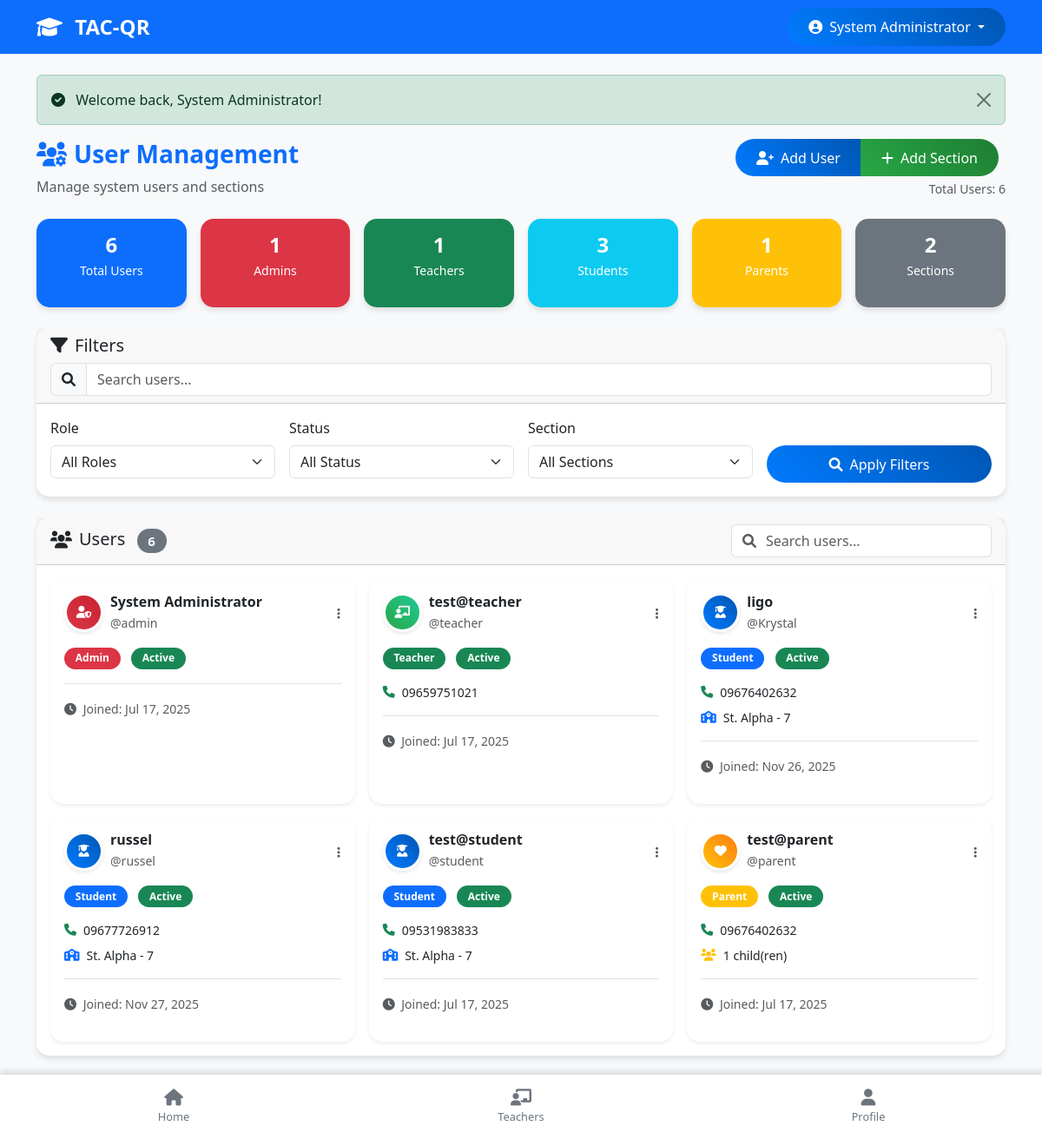
/users.php (signed in), run on the app's committed database.
### tables this page shows
CREATE TABLE `users` (
  `id` int(11) NOT NULL,
  `username` varchar(50) NOT NULL,
  `full_name` varchar(100) NOT NULL,
  `password` varchar(255) NOT NULL DEFAULT '',
  `phone` varchar(20) DEFAULT NULL,
  `role` enum('admin','teacher','student','parent') NOT NULL,
  `lrn` varchar(12) DEFAULT NULL COMMENT 'Learner Reference Number for students only',
  `section_id` int(11) DEFAULT NULL,
  `parent_id` int(11) DEFAULT NULL,
  `profile_image` varchar(255) DEFAULT NULL,
  `profile_image_path` varchar(255) DEFAULT NULL,
  `qr_code` text DEFAULT NULL,
  `status` enum('active','inactive') DEFAULT 'active',
  `created_at` timestamp NOT NULL DEFAULT current_timestamp(),
  `updated_at` timestamp NOT NULL DEFAULT current_timestamp() ON UPDATE current_timestamp()
);

CREATE TABLE `sections` (
  `id` int(11) NOT NULL,
  `section_name` varchar(50) NOT NULL,
  `grade_level` varchar(20) NOT NULL,
  `teacher_id` int(11) DEFAULT NULL,
  `description` text DEFAULT NULL,
  `status` enum('active','inactive') DEFAULT 'active',
  `created_at` timestamp NOT NULL DEFAULT current_timestamp()
);

### users.php (the view, shortened to what the rows shown need)
<?php
require_once 'config.php';
include 'header.php';
try {
    $where_conditions = ['1=1'];
    $query_params = [];
    $users_query = "
        SELECT u.*, s.section_name, s.grade_level,
               COUNT(sp.student_id) as children_count
        FROM users u
        LEFT JOIN sections s ON u.section_id = s.id
        LEFT JOIN student_parents sp ON u.id = sp.parent_id
        WHERE " . implode(' AND ', $where_conditions) . "
        GROUP BY u.id
        ORDER BY u.role, u.full_name
    ";
    $stmt = $pdo->prepare($users_query);
    $stmt->execute($query_params);
    $users = $stmt->fetchAll(PDO::FETCH_ASSOC);
} catch(PDOException $e) {
    $users = [];
    $sections = [];
    $teachers = [];
    $user_stats = ['total' => 0, 'admin' => 0, 'teacher' => 0, 'student' => 0, 'parent' => 0];
}
?>
<div class="row">
    <div class="col-12">
        <div class="d-flex justify-content-between align-items-center mb-4">
            <div>
                <h1 class="h3 fw-bold text-primary">
                    <i class="fas fa-users-cog me-2"></i>User Management
                </h1>
            </div>
        </div>
    </div>
</div>
<div class="card">
    <div class="card-body p-0 p-sm-3">
        <?php if (empty($users)): ?>
            <div class="text-center py-5">
                <i class="fas fa-users fa-3x text-muted mb-3"></i>
                <h5 class="text-muted mb-2">No Users Found</h5>
                <p class="text-muted mb-3">No users match your current filters.</p>
                <a href="users.php" class="btn btn-outline-primary btn-sm">
                    <i class="fas fa-refresh me-2"></i>Reset Filters
                </a>
            </div>
        <?php else: ?>
            <div class="row g-3">
                <?php foreach ($users as $user): ?>
                    <div class="col-12 col-sm-6 col-lg-4">
                        <div class="card border-0 shadow-sm h-100">
                            <div class="card-body p-3">
                                <div class="d-flex justify-content-between align-items-start mb-3">
                                    <div class="d-flex align-items-center w-100">
                                        <div class="profile-avatar me-2" style="width: 45px; height: 45px; background: linear-gradient(45deg,
                                            <?php
                                            echo $user['role'] == 'admin' ? '#dc3545, #c82333' :
                                                 ($user['role'] == 'teacher' ? '#28a745, #20c997' :
                                                  ($user['role'] == 'student' ? '#007bff, #0056b3' : '#ffc107, #fd7e14'));
                                            ?>); display: flex; align-items: center; justify-content: center; border-radius: 50%; color: white; font-weight: bold;">
                                            <i class="fas fa-<?php
                                                echo $user['role'] == 'admin' ? 'user-shield' :
                                                     ($user['role'] == 'teacher' ? 'chalkboard-teacher' :
                                                      ($user['role'] == 'student' ? 'user-graduate' : 'heart'));
                                            ?> fa-sm"></i>
                                        </div>
                                        <div class="flex-grow-1 min-w-0">
                                            <h6 class="fw-bold mb-1 text-truncate"><?php echo $user['full_name']; ?></h6>
                                            <p class="text-muted small mb-0 text-truncate">@<?php echo $user['username']; ?></p>
                                        </div>
                                        <div class="dropdown ms-2">
                                            <button class="btn btn-sm btn-link text-muted p-0" type="button" data-bs-toggle="dropdown">
                                                <i class="fas fa-ellipsis-v"></i>
                                            </button>
                                        </div>
                                    </div>
                                </div>
                                <div class="mb-3">
                                    <span class="badge bg-<?php
                                        echo $user['role'] == 'admin' ? 'danger' :
                                             ($user['role'] == 'teacher' ? 'success' :
                                              ($user['role'] == 'student' ? 'primary' : 'warning'));
                                    ?> me-2">
                                        <?php echo ucfirst($user['role']); ?>
                                    </span>
                                    <span class="badge bg-<?php echo $user['status'] == 'active' ? 'success' : 'secondary'; ?>">
                                        <?php echo ucfirst($user['status']); ?>
                                    </span>
                                </div>
                                <div class="user-info small">
                                    <?php if ($user['phone']): ?>
                                        <div class="d-flex align-items-center mb-2">
                                            <i class="fas fa-phone me-2 text-success"></i>
                                            <span><?php echo $user['phone']; ?></span>
                                        </div>
                                    <?php endif; ?>
                                    <?php if ($user['section_name']): ?>
                                        <div class="d-flex align-items-center mb-2">
                                            <i class="fas fa-school me-2 text-primary"></i>
                                            <span class="text-truncate">
                                                <?php echo $user['section_name']; ?>
                                                <?php if ($user['grade_level']): ?>
                                                    - <?php echo $user['grade_level']; ?>
                                                <?php endif; ?>
                                            </span>
                                        </div>
                                    <?php endif; ?>
                                    <?php if ($user['role'] == 'parent' && $user['children_count'] > 0): ?>
                                        <div class="d-flex align-items-center mb-2">
                                            <i class="fas fa-users me-2 text-warning"></i>
                                            <span><?php echo $user['children_count']; ?> child(ren)</span>
                                        </div>
                                    <?php endif; ?>
                                </div>
                                <div class="mt-3 pt-3 border-top">
                                    <small class="text-muted">
                                        <i class="fas fa-clock me-1"></i>
                                        Joined: <?php echo date('M j, Y', strtotime($user['created_at'])); ?>
                                    </small>
                                </div>
                            </div>
                        </div>
                    </div>
                <?php endforeach; ?>
            </div>
        <?php endif; ?>
    </div>
</div>
<?php include 'footer.php'; ?>

### header.php (shortened to what the rows shown need)
<!DOCTYPE html>
<html lang="en">
<head>
    <link href="https://cdn.jsdelivr.net/npm/bootstrap@5.3.0/dist/css/bootstrap.min.css" rel="stylesheet">
    <link href="https://cdnjs.cloudflare.com/ajax/libs/font-awesome/6.0.0/css/all.min.css" rel="stylesheet">
    <link href="https://cdn.jsdelivr.net/npm/select2@4.1.0-rc.0/dist/css/select2.min.css" rel="stylesheet">
    <link href="https://cdn.jsdelivr.net/npm/select2-bootstrap-5-theme@1.3.0/dist/select2-bootstrap-5-theme.min.css" rel="stylesheet">
    <link href="assets/css/pwa.css" rel="stylesheet">
</head>
<body class="<?php echo isOfflineMode() ? 'offline-mode' : ''; ?>">
<nav class="navbar navbar-expand-lg navbar-dark bg-primary sticky-top">
    <div class="container">
        <?php if (isLoggedIn()): ?>
            <div class="dropdown">
                <button class="btn btn-primary dropdown-toggle border-0" type="button" id="userDropdown" data-bs-toggle="dropdown" aria-expanded="false">
                    <i class="fas fa-user-circle me-1"></i>
                    <span class="d-none d-md-inline">
                        <?php
                        $current_user = getCurrentUser($pdo);
                        echo $current_user ? $current_user['full_name'] : 'User';
                        ?>
                    </span>
                </button>
            </div>
        <?php endif; ?>
    </div>
</nav>
<main class="container mt-4">

### data on the page
users: full_name "System Administrator", username "admin", role "Admin", status "Active", created_at "Jul 17, 2025"
users: full_name "test@teacher", username "teacher", role "Teacher", status "Active", phone "09659751021", created_at "Jul 17, 2025"
users: full_name "ligo", username "Krystal", role "Student", status "Active", phone "09676402632", section.section_name "St. Alpha", section.grade_level "7", created_at "Nov 26, 2025"
users: full_name "russel", username "russel", role "Student", status "Active", phone "09677726912", section.section_name "St. Alpha", section.grade_level "7", created_at "Nov 27, 2025"
users: full_name "test@student", username "student", role "Student", status "Active", phone "09531983833", section.section_name "St. Alpha", section.grade_level "7", created_at "Jul 17, 2025"
users: full_name "test@parent", username "parent", role "Parent", status "Active", phone "09676402632", children_count "1", created_at "Jul 17, 2025"

### other printed values
$_SESSION['success'] "Welcome back, System Administrator!"
count($users) "6"
$user_stats['total'] "6"
$user_stats['admin'] "1"
$user_stats['teacher'] "1"
$user_stats['student'] "3"
$user_stats['parent'] "1"
count($sections) "2"
